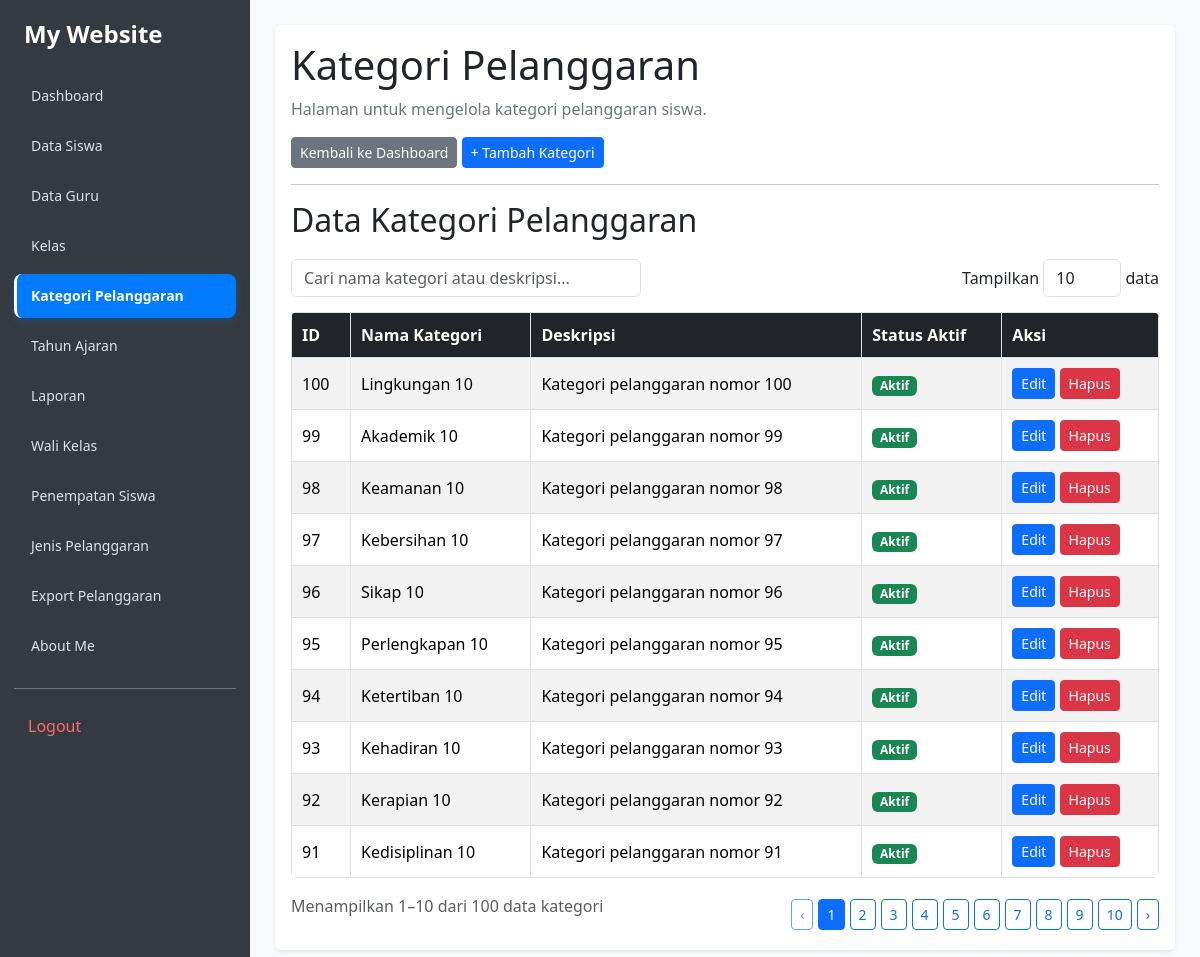
Screenshot of /kelola_kategori_pelanggaran.php (signed in) with the database file from the repository.
### tables this page shows
CREATE TABLE `t_pelanggaran_kategori` (
  `id` int(11) NOT NULL,
  `nama` varchar(100) DEFAULT NULL,
  `deskripsi` text NOT NULL,
  `status_aktif` tinyint(1) NOT NULL,
  `created_at` timestamp NOT NULL DEFAULT current_timestamp(),
  `updated_at` timestamp NOT NULL DEFAULT current_timestamp()
);

### kelola_kategori_pelanggaran.php (the view, shortened to what this page needs)
<?php
include 'config/koneksi.php';
$sql = "SELECT * FROM t_pelanggaran_kategori ORDER BY id DESC";
$query = mysqli_query($koneksi, $sql);
?>
<!DOCTYPE html>
<html lang="id">
<head>
    <link href="https://cdn.jsdelivr.net/npm/bootstrap@5.3.8/dist/css/bootstrap.min.css" rel="stylesheet">
</head>
<body>
<?php include 'includes/sidebar.php'; ?>
<main class="main-content">
    <div class="card border-0 shadow-sm">
        <div class="card-body">
            <h1>Kategori Pelanggaran</h1>
            <p class="text-secondary">
                Halaman untuk mengelola kategori pelanggaran siswa.
            </p>
            <a href="dashboard.php" class="btn btn-secondary btn-sm">
                Kembali ke Dashboard
            </a>
            <a href="tambah_kategori_pelanggaran.php"
               class="btn btn-primary btn-sm">
                + Tambah Kategori
            </a>
            <hr>
            <h2>Data Kategori Pelanggaran</h2>
            <div class="kontrol-tabel">
                <input type="search"
                       id="cariKategori"
                       class="form-control"
                       placeholder="Cari nama kategori atau deskripsi...">
                <label class="mb-0">
                    Tampilkan
                    <select id="jumlahKategori"
                            class="form-control"
                            style="display:inline-block;width:auto;">
                        <option value="10" selected>10</option>
                    </select>
                    data
                </label>
            </div>
            <div class="tabel-wrapper">
                <table class="table table-bordered table-striped table-hover"
                       id="tabelKategori">
                    <thead>
                        <tr>
                            <th data-kolom="0">ID</th>
                            <th data-kolom="1">Nama Kategori</th>
                            <th data-kolom="2">Deskripsi</th>
                            <th data-kolom="3">Status Aktif</th>
                            <th>Aksi</th>
                        </tr>
                    </thead>
                    <tbody id="isiKategori">
                    <?php if (mysqli_num_rows($query) > 0): ?>
                        <?php while ($data = mysqli_fetch_assoc($query)): ?>
                            <tr>
                                <td>
                                    <?= (int)$data['id'] ?>
                                </td>
                                <td>
                                    <?= htmlspecialchars($data['nama'] ?? '') ?>
                                </td>
                                <td>
                                    <?= htmlspecialchars($data['deskripsi'] ?? '') ?>
                                </td>
                                <td>
                                    <?php if (!empty($data['status_aktif'])): ?>
                                        <span class="badge bg-success">
                                            Aktif
                                        </span>
                                    <?php else: ?>
                                        <span class="badge bg-secondary">
                                            Tidak Aktif
                                        </span>
                                    <?php endif; ?>
                                </td>
                                <td class="text-nowrap">
                                    <a href="edit_kategori_pelanggaran.php?id=<?= (int)$data['id'] ?>"
                                       class="btn btn-primary btn-sm">
                                        Edit
                                    </a>
                                    <form action="hapus_kategori_pelanggaran.php"
                                          method="POST"
                                          style="display:inline"
                                          onsubmit="return confirm('Yakin ingin menghapus kategori ini?')">
                                        <button type="submit"
                                                class="btn btn-danger btn-sm">
                                            Hapus
                                        </button>
                                    </form>
                                </td>
                            </tr>
                        <?php endwhile; ?>
                    <?php endif; ?>
                    </tbody>
                </table>
            </div>
            <div class="d-flex justify-content-between align-items-center flex-wrap mt-3">
                <p id="infoKategori" class="text-muted"></p>
                <div id="navigasiKategori" class="paginasi"></div>
            </div>
        </div>
    </div>
</main>
</body>
</html>

### includes/sidebar.css (style rules this page uses)
body { background: #f8f9fa; margin: 0; }
.main-content { margin-left: 250px; padding: 25px; min-width: 0; box-sizing: border-box; }

### kelola_kategori_pelanggaran.php (style rules this page uses)
body { background: #f8f9fa; margin: 0; }
.main-content { margin-left: 250px; padding: 25px; min-width: 0; }
.kontrol-tabel { display: flex; justify-content: space-between; align-items: center; gap: 10px; flex-wrap: wrap; margin: 20px 0 15px; }
.kontrol-tabel input { max-width: 350px; }
.tabel-wrapper { width: 100%; overflow-x: auto; background: white; border-radius: 6px; }
#tabelKategori { width: 100%; margin-bottom: 0; }
#tabelKategori th, #tabelKategori td { padding: 10px; vertical-align: middle; }
#tabelKategori th { background: #212529; color: white; white-space: nowrap; cursor: pointer; }
.paginasi { display: flex; gap: 5px; flex-wrap: wrap; }

### rows the page displays
t_pelanggaran_kategori: id "100", nama "Lingkungan 10", deskripsi "Kategori pelanggaran nomor 100", status_aktif "Aktif"
t_pelanggaran_kategori: id "99", nama "Akademik 10", deskripsi "Kategori pelanggaran nomor 99", status_aktif "Aktif"
t_pelanggaran_kategori: id "98", nama "Keamanan 10", deskripsi "Kategori pelanggaran nomor 98", status_aktif "Aktif"
t_pelanggaran_kategori: id "97", nama "Kebersihan 10", deskripsi "Kategori pelanggaran nomor 97", status_aktif "Aktif"
t_pelanggaran_kategori: id "96", nama "Sikap 10", deskripsi "Kategori pelanggaran nomor 96", status_aktif "Aktif"
t_pelanggaran_kategori: id "95", nama "Perlengkapan 10", deskripsi "Kategori pelanggaran nomor 95", status_aktif "Aktif"
t_pelanggaran_kategori: id "94", nama "Ketertiban 10", deskripsi "Kategori pelanggaran nomor 94", status_aktif "Aktif"
t_pelanggaran_kategori: id "93", nama "Kehadiran 10", deskripsi "Kategori pelanggaran nomor 93", status_aktif "Aktif"
t_pelanggaran_kategori: id "92", nama "Kerapian 10", deskripsi "Kategori pelanggaran nomor 92", status_aktif "Aktif"
t_pelanggaran_kategori: id "91", nama "Kedisiplinan 10", deskripsi "Kategori pelanggaran nomor 91", status_aktif "Aktif"

### other values shown
$item[0] "Dashboard"
$item[0] "Data Siswa"
$item[0] "Data Guru"
$item[0] "Kelas"
$item[0] "Kategori Pelanggaran"
$item[0] "Tahun Ajaran"
$item[0] "Laporan"
$item[0] "Wali Kelas"
$item[0] "Penempatan Siswa"
$item[0] "Jenis Pelanggaran"
$item[0] "Export Pelanggaran"
$item[0] "About Me"
